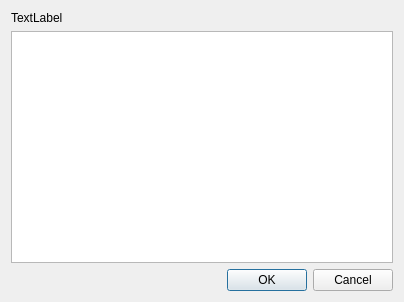
<?xml version="1.0" encoding="UTF-8"?>
<ui version="4.0">
 <class>Dialog</class>
 <widget class="QDialog" name="Dialog">
  <property name="geometry">
   <rect>
    <x>0</x>
    <y>0</y>
    <width>404</width>
    <height>302</height>
   </rect>
  </property>
  <property name="windowTitle">
   <string>Dialog</string>
  </property>
  <layout class="QGridLayout" name="gridLayout">
   <item row="0" column="0">
    <widget class="QLabel" name="label">
     <property name="text">
      <string>TextLabel</string>
     </property>
    </widget>
   </item>
   <item row="1" column="0">
    <widget class="QTextEdit" name="textEdit"/>
   </item>
   <item row="2" column="0">
    <widget class="QDialogButtonBox" name="buttonBox">
     <property name="orientation">
      <enum>Qt::Horizontal</enum>
     </property>
     <property name="standardButtons">
      <set>QDialogButtonBox::Cancel|QDialogButtonBox::Ok</set>
     </property>
    </widget>
   </item>
  </layout>
 </widget>
 <resources/>
 <connections>
  <connection>
   <sender>buttonBox</sender>
   <signal>accepted()</signal>
   <receiver>Dialog</receiver>
   <slot>accept()</slot>
   <hints>
    <hint type="sourcelabel">
     <x>248</x>
     <y>254</y>
    </hint>
    <hint type="destinationlabel">
     <x>157</x>
     <y>274</y>
    </hint>
   </hints>
  </connection>
  <connection>
   <sender>buttonBox</sender>
   <signal>rejected()</signal>
   <receiver>Dialog</receiver>
   <slot>reject()</slot>
   <hints>
    <hint type="sourcelabel">
     <x>316</x>
     <y>260</y>
    </hint>
    <hint type="destinationlabel">
     <x>286</x>
     <y>274</y>
    </hint>
   </hints>
  </connection>
 </connections>
</ui>
